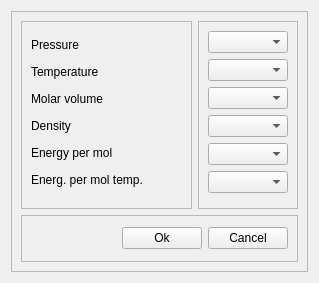
<?xml version="1.0" encoding="UTF-8"?>
<ui version="4.0">
 <class>Form_UnitsOptions</class>
 <widget class="QWidget" name="Form_UnitsOptions">
  <property name="windowModality">
   <enum>Qt::ApplicationModal</enum>
  </property>
  <property name="geometry">
   <rect>
    <x>0</x>
    <y>0</y>
    <width>319</width>
    <height>283</height>
   </rect>
  </property>
  <property name="windowTitle">
   <string>Units</string>
  </property>
  <layout class="QGridLayout" name="gridLayout_2">
   <item row="0" column="0">
    <widget class="QScrollArea" name="scrollArea">
     <property name="widgetResizable">
      <bool>true</bool>
     </property>
     <widget class="QWidget" name="scrollAreaWidgetContents">
      <property name="geometry">
       <rect>
        <x>0</x>
        <y>0</y>
        <width>299</width>
        <height>263</height>
       </rect>
      </property>
      <layout class="QGridLayout" name="gridLayout">
       <item row="0" column="0">
        <widget class="QFrame" name="frame">
         <property name="frameShape">
          <enum>QFrame::StyledPanel</enum>
         </property>
         <property name="frameShadow">
          <enum>QFrame::Raised</enum>
         </property>
         <layout class="QVBoxLayout" name="verticalLayout_2">
          <item>
           <widget class="QLabel" name="label">
            <property name="sizePolicy">
             <sizepolicy hsizetype="Preferred" vsizetype="Fixed">
              <horstretch>0</horstretch>
              <verstretch>0</verstretch>
             </sizepolicy>
            </property>
            <property name="text">
             <string>Pressure</string>
            </property>
           </widget>
          </item>
          <item>
           <widget class="QLabel" name="label_2">
            <property name="sizePolicy">
             <sizepolicy hsizetype="Preferred" vsizetype="Fixed">
              <horstretch>0</horstretch>
              <verstretch>0</verstretch>
             </sizepolicy>
            </property>
            <property name="text">
             <string>Temperature</string>
            </property>
           </widget>
          </item>
          <item>
           <widget class="QLabel" name="label_3">
            <property name="sizePolicy">
             <sizepolicy hsizetype="Preferred" vsizetype="Fixed">
              <horstretch>0</horstretch>
              <verstretch>0</verstretch>
             </sizepolicy>
            </property>
            <property name="text">
             <string>Molar volume</string>
            </property>
           </widget>
          </item>
          <item>
           <widget class="QLabel" name="label_4">
            <property name="sizePolicy">
             <sizepolicy hsizetype="Preferred" vsizetype="Fixed">
              <horstretch>0</horstretch>
              <verstretch>0</verstretch>
             </sizepolicy>
            </property>
            <property name="text">
             <string>Density</string>
            </property>
           </widget>
          </item>
          <item>
           <widget class="QLabel" name="label_5">
            <property name="sizePolicy">
             <sizepolicy hsizetype="Preferred" vsizetype="Fixed">
              <horstretch>0</horstretch>
              <verstretch>0</verstretch>
             </sizepolicy>
            </property>
            <property name="text">
             <string>Energy per mol</string>
            </property>
           </widget>
          </item>
          <item>
           <widget class="QLabel" name="label_6">
            <property name="sizePolicy">
             <sizepolicy hsizetype="Preferred" vsizetype="Fixed">
              <horstretch>0</horstretch>
              <verstretch>0</verstretch>
             </sizepolicy>
            </property>
            <property name="text">
             <string>Energ. per mol temp.</string>
            </property>
           </widget>
          </item>
         </layout>
        </widget>
       </item>
       <item row="0" column="1">
        <widget class="QFrame" name="frame_2">
         <property name="maximumSize">
          <size>
           <width>100</width>
           <height>16777215</height>
          </size>
         </property>
         <property name="frameShape">
          <enum>QFrame::StyledPanel</enum>
         </property>
         <property name="frameShadow">
          <enum>QFrame::Raised</enum>
         </property>
         <layout class="QVBoxLayout" name="verticalLayout">
          <item>
           <widget class="QComboBox" name="comboBox_pressure"/>
          </item>
          <item>
           <widget class="QComboBox" name="comboBox_temperature"/>
          </item>
          <item>
           <widget class="QComboBox" name="comboBox_volume"/>
          </item>
          <item>
           <widget class="QComboBox" name="comboBox_density"/>
          </item>
          <item>
           <widget class="QComboBox" name="comboBox_energ_per_mol"/>
          </item>
          <item>
           <widget class="QComboBox" name="comboBox_energ_per_mol_temp"/>
          </item>
         </layout>
        </widget>
       </item>
       <item row="1" column="0" colspan="2">
        <widget class="QFrame" name="frame_3">
         <property name="maximumSize">
          <size>
           <width>16777215</width>
           <height>47</height>
          </size>
         </property>
         <property name="frameShape">
          <enum>QFrame::StyledPanel</enum>
         </property>
         <property name="frameShadow">
          <enum>QFrame::Raised</enum>
         </property>
         <layout class="QHBoxLayout" name="horizontalLayout">
          <item>
           <spacer name="horizontalSpacer">
            <property name="orientation">
             <enum>Qt::Horizontal</enum>
            </property>
            <property name="sizeHint" stdset="0">
             <size>
              <width>40</width>
              <height>20</height>
             </size>
            </property>
           </spacer>
          </item>
          <item>
           <widget class="QPushButton" name="btn_ok">
            <property name="text">
             <string>Ok</string>
            </property>
           </widget>
          </item>
          <item>
           <widget class="QPushButton" name="btn_cancel">
            <property name="text">
             <string>Cancel</string>
            </property>
           </widget>
          </item>
         </layout>
        </widget>
       </item>
      </layout>
     </widget>
    </widget>
   </item>
  </layout>
 </widget>
 <resources/>
 <connections/>
</ui>
